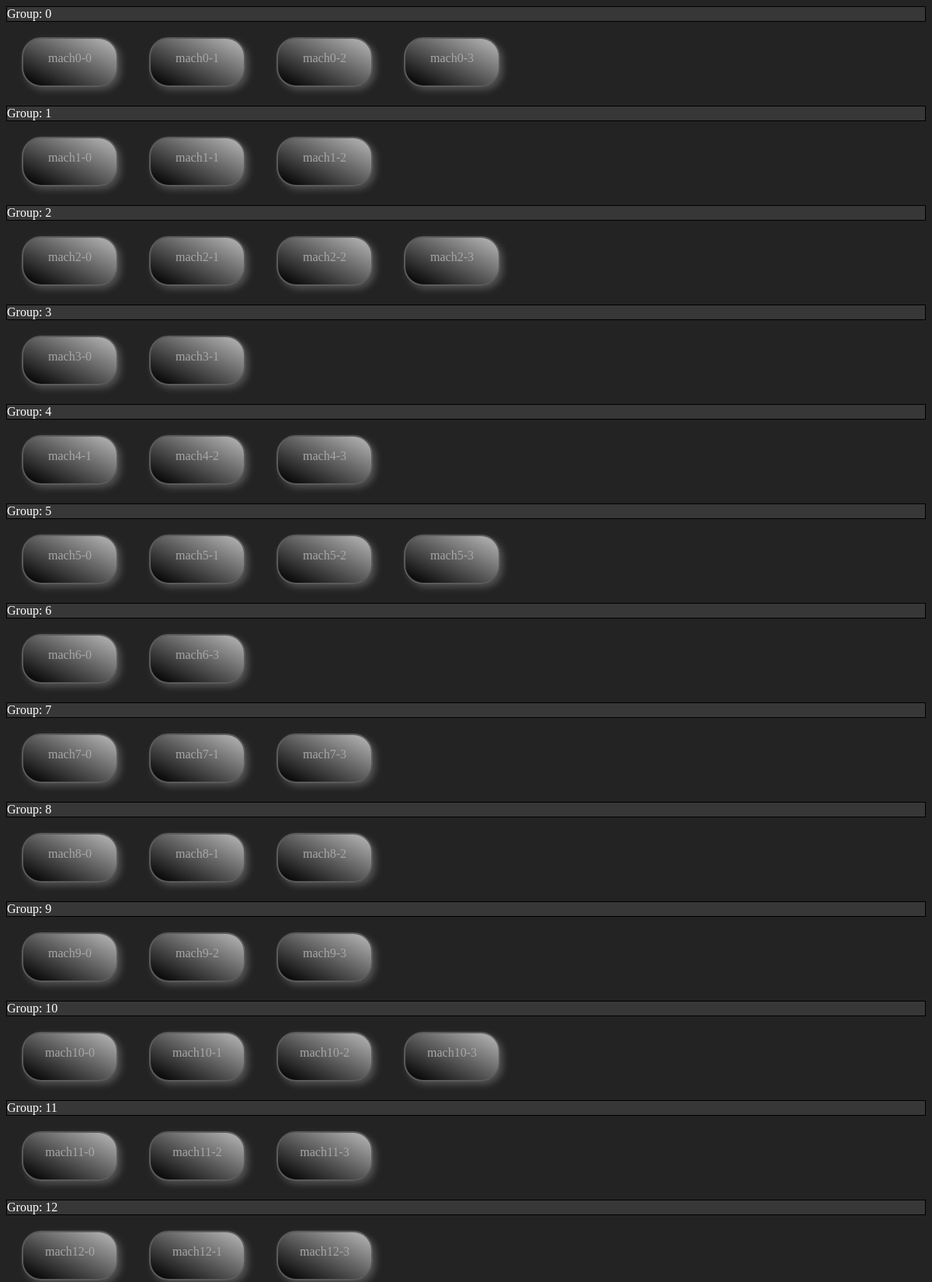
Page /testApp/ (upper part) on the committed database.
### testApp/models.py (models this page shows)
class machine(models.Model):
    name = models.CharField(max_length=250)
    architecture = models.CharField(max_length=250)
    myGroup = models.ForeignKey(group)
    def __str__(self):
        return "{0}: Arch: {1}".format(self.name, self.architecture)

### testApp/views.py (the view)
def index(request):
    groupDict = {}
    for grp in group.objects.all():
        groupDict[grp.num] = machine.objects.filter(myGroup=grp)
    return render(request, 'testApp/index.html', {'machines': machine.objects.all(),
                                                  'groupDict': groupDict,
                                                   })

### testApp/templates/testApp/index.html (shortened to what this page needs)
<html>
<head>
	{% load static %}
	<link rel="stylesheet" href="{% static 'css/test.css' %}"/>
</head>
<body>
	{% for group, groupMachines in groupDict.items %}
		<div class="groupLabel">
			Group: {{ group }}
		</div>
		{% for  machine in groupMachines  %}
			<div id='{{ machine }}' class = "selectableBox" onClick="clicked('{{ machine }}'); setTimeout(revealMenu('{{ machine }}Menu'), 1000);"  horizOrder={{forloop.counter}}>
				<p>{{machine.name}}</p>
			</div>
		{% endfor %}
		<br><br><br><br><br><br>
	{% endfor %}
</body>
</html>

### testApp/static/css/test.css (style rules this page uses)
body { background: rgb(35,35,35); }
div.selectableBox { display: block; float: left; margin: 20px; height: 60px; border: 2px solid gray; text-align: center; width: 120px; background: linear-gradient(to top right, black 10%, white 90%); border-radius: 25px; color: white; box-shadow: rgb(110,110,110) 4px 4px 8px; transition: transform 0.5s, opacity 0.5s; transform: translate(0px, 0px); opacity: 0.6; }
.groupLabel { color: white; display: block; background: rgb(55,55,55); margin: auto; border: 1px solid black; }

### rows in the picture
machine: name "mach0-0"
machine: name "mach0-1"
machine: name "mach0-2"
machine: name "mach0-3"
machine: name "mach1-0"
machine: name "mach1-1"
machine: name "mach1-2"
machine: name "mach2-0"
machine: name "mach2-1"
machine: name "mach2-2"
machine: name "mach2-3"
machine: name "mach3-0"
machine: name "mach3-1"
machine: name "mach4-1"
machine: name "mach4-2"
machine: name "mach4-3"
machine: name "mach5-0"
machine: name "mach5-1"
machine: name "mach5-2"
machine: name "mach5-3"
machine: name "mach6-0"
machine: name "mach6-3"
machine: name "mach7-0"
machine: name "mach7-1"
machine: name "mach7-3"
machine: name "mach8-0"
machine: name "mach8-1"
machine: name "mach8-2"
machine: name "mach9-0"
machine: name "mach9-2"
machine: name "mach9-3"
machine: name "mach10-0"
machine: name "mach10-1"
machine: name "mach10-2"
machine: name "mach10-3"
machine: name "mach11-0"
machine: name "mach11-2"
machine: name "mach11-3"
machine: name "mach12-0"
machine: name "mach12-1"
machine: name "mach12-3"

### other values in the picture
{{ group }} "0" "1" "2" "3" "4" "5" "6" "7" "8" "9" "10" "11" "12"
